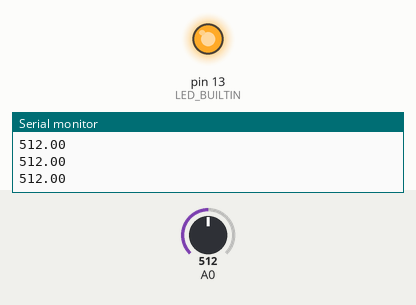
This sketch was run on a simulated Arduino Uno, built with avr-gcc and run on an emulated ATmega328P. Shown: output pins drawn as LEDs (lit = HIGH), the last lines printed to the serial monitor. Inputs (shaded band) come from the test bench; at power-on: A0 = 512.

Above: at 1.2 s.
1.3 s: A0 set to 216
2.8 s: A0 set to 184
At 3.9 s:
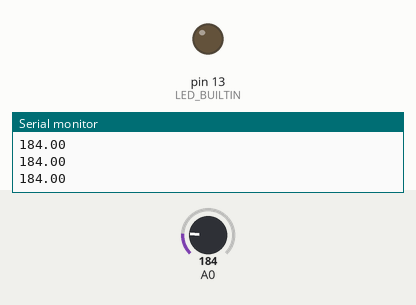
4.3 s: A0 set to 210
At 5.1 s:
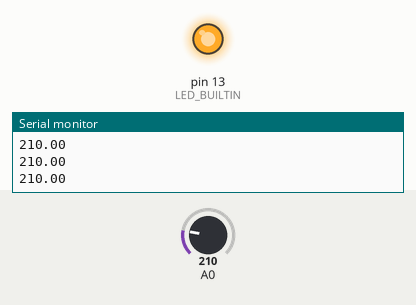
5.8 s: A0 set to 190
At 6.3 s:
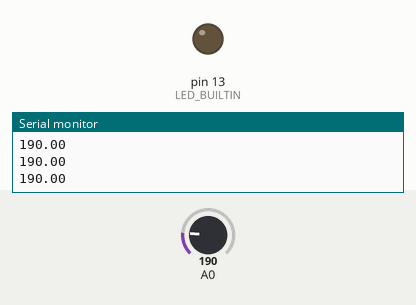
Timing chart, 0 to 8.3 s (numbered marks = the images above; inputs shaded):
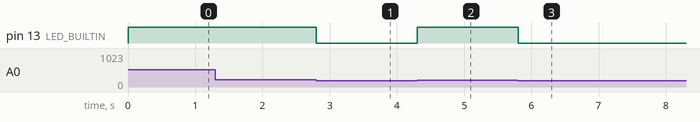

Measured:
- the behaviour switches between 201 and 200 on A0 (found by bisection; images 0 and 1)
- after the input at 2.8 s, pin 13 (LED_BUILTIN): HIGH → LOW at once
- after the input at 4.3 s, pin 13 (LED_BUILTIN): LOW → HIGH at once
- after the input at 5.8 s, pin 13 (LED_BUILTIN): HIGH → LOW at once

The sketch:

Task1.1P.ino
```cpp
int temp = 0;

void setup()
{
  	Serial.begin(9600);
	pinMode(LED_BUILTIN, OUTPUT);
}

void loop()
{
  double temp = analogRead(A0);
  Serial.println(temp);

  if(temp > 200){
    digitalWrite(LED_BUILTIN, HIGH);
  }
  else{
  	digitalWrite(LED_BUILTIN, LOW);
  }
    delay(10); // Delay a little bit to improve simulation performance
}
```
